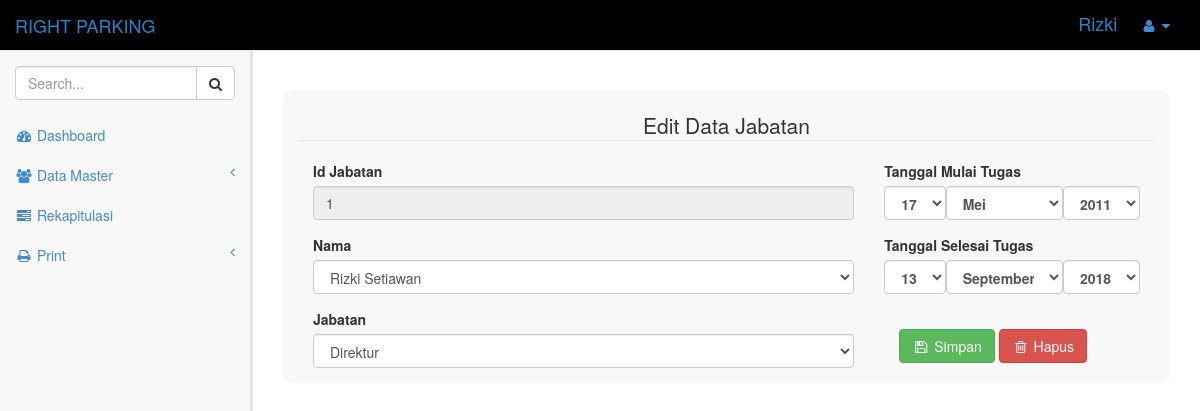
Screenshot of /ejabatan.php?id_jabatan=1 (signed in) with the database file from the repository.
### tables this page shows
CREATE TABLE `tbl_jabatan` (
  `id_jabatan` int(50) NOT NULL,
  `nip` int(50) NOT NULL,
  `jabatan` varchar(50) NOT NULL,
  `tglmulai` int(20) NOT NULL,
  `blnmulai` varchar(20) NOT NULL,
  `tahunmulai` varchar(20) NOT NULL,
  `tglselesai` int(20) NOT NULL,
  `blnselesai` varchar(20) NOT NULL,
  `tahunselesai` varchar(20) NOT NULL
);

### ejabatan.php (the view, shortened to what this page needs)
<?php
    if(!isset($_SESSION['user'])){?>
    <script language="javascript" type="text/javascript">
    alert("Silahkan Login Terlebih Dahulu");
    document.location='login.php';
    </script><?php
    } else {
?>
<!DOCTYPE html>
<html>
<head>
    <link href="css/bootstrap.min.css" rel="stylesheet">
    <link href="font-awesome/css/font-awesome.css" rel="stylesheet">
    <link href="css/sb-admin.css" rel="stylesheet">
</head>
<body >
    <div id="wrapper">
        <nav class="navbar navbar-default navbar-fixed-top" role="navigation" style="margin-bottom: 0; background-color: black;">
            <div class="navbar-header">
                <a class="navbar-brand" href="index.php" style="color: #2883C8;">RIGHT PARKING</a>
            </div>
            <ul class="nav navbar-top-links navbar-right">
                <li style="color:  #2883C8; ">
                    <h4><?php echo $_SESSION['user']; ?></h4>
                </li>
                <li class="dropdown">
                    <a class="dropdown-toggle" data-toggle="dropdown" href="#">
                        <i class="fa fa-user fa-fw"></i>  <i class="fa fa-caret-down"></i>
                    </a>
                </li>
            </ul>
            <div class="navbar-default navbar-static-side" role="navigation" >
                <div class="sidebar-collapse">
                    <ul class="nav" id="side-menu">
                        <li class="sidebar-search">
                            <div class="input-group custom-search-form">
                                <input type="text" class="form-control" placeholder="Search...">
                                <span class="input-group-btn">
                                <button class="btn btn-default" type="button">
                                    <i class="fa fa-search"></i>
                                </button>
                            </span>
                            </div>
                        </li>
                        <li>
                            <a href="index.php"><i class="fa fa-dashboard fa-fw"></i> Dashboard</a>
                        </li>
                        <li>
                            <a href=""><i class="fa fa-users fa-fw"></i> Data Master<span class="fa arrow"></span></a>
                        </li>
                        <li>
                            <a href="rekap.php"><i class="fa fa-tasks fa-fw"></i> Rekapitulasi</a>
                        </li>
                        <li>
                            <a href=""><i class="fa fa-print fa-fw"></i> Print<span class="fa arrow"></span></a>
                        </li>
                    </ul>
                </div>
            </div>
        </nav>
        <div id="page-wrapper">
            <div class="row">
                <div class="col-lg-12"><br><br>
                    <div class="col-md-12 content"  style="background-color: #F8F8F8; border-radius: 10px;"><br>
                            <legend><Center>Edit Data Jabatan</Center></legend>
                      <div class="col-sm-8 content">
                      <form method="POST">
                    <?php
            require_once 'config.php';
              if($_GET['id_jabatan']) {
                $id_jabatan = $_GET['id_jabatan'];
                $sql = "SELECT * FROM tbl_jabatan, tbl_pegawai WHERE id_jabatan= {$id_jabatan} ";
                $result = $connect->query($sql);
                $data = $result->fetch_assoc();
                      }
                ?>
                <div class="form-group">
                <label for="">Id Jabatan</label>
                <input type="text" disabled="true" class="form-control" name="id_jabatan" value="<?php echo $data['id_jabatan'] ?>">
              </div>
              <div class="form-group">
                <label>Nama</label>
                <select class="form-control" name="nip" >
                    <?php
            require_once 'config.php';
            $res=$connect->query("SELECT * FROM tbl_pegawai");
            while ($row=$res->fetch_array()) {
              ?>
              <option value="<?php echo $row['nip'];?>">
                <?php echo $row['nama'];?>
              </option>
              <?php
            }
                   ?> </select>
                </div>
              <div class="form-group">
                <label> Jabatan</label>
                 <select name="jabatan" class="form-control">
                  <option value="<?php echo $data['jabatan'] ?>" <?php if($data['jabatan'] == '<?php echo $data["jabatan"];?>'){ echo 'selected';}?>><?php echo $data['jabatan'];?></option>
                    </select>
              </div>
            </div>
            <div class="col-sm-4" >
              <form action="action">
              <div class="form-group">
                   <label>Tanggal Mulai Tugas</label>
                   <table>
                        <tr>
                            <th>
                            <select name="tglmulai" class="form-control">
                              <option value="<?php echo $data['tglmulai'] ?>" <?php if($data['tglmulai'] == '<?php echo $data["tglmulai"];?>'){ echo 'selected';}?>><?php echo $data['tglmulai'];?></option>
                            </select>
                            </th>
                <th>
                  <select name="blnmulai" class="form-control">
                    <option value="<?php echo $data['blnmulai'] ?>" <?php if($data['blnmulai'] == '<?php echo $data["blnmulai"];?>'){ echo 'selected';}?>><?php echo $data['blnmulai'];?></option>
                    </select>
              </th>
              <th>
                  <select class="form-control" name="tahunmulai">
                    <option value="<?php echo $data['tahunmulai'] ?>" <?php if($data['tahunmulai'] == '<?php echo $data["tahunmulai"];?>'){ echo 'selected';}?>><?php echo $data['tahunmulai'];?></option>
                    ?></select>
              </th>
              </tr>
              </table>
              </div>
              <div class="form-group">
                  <label>Tanggal Selesai Tugas</label>
                <table>
                        <tr>
                            <th>
                            <select name="tglselesai" class="form-control">
                              <option value="<?php echo $data['tglselesai'] ?>" <?php if($data['tglselesai'] == '<?php echo $data["tglselesai"];?>'){ echo 'selected';}?>><?php echo $data['tglselesai'];?></option>
                            </select>
                            </th>
                <th>
                  <select name="blnselesai" class="form-control">
                    <option value="<?php echo $data['blnselesai'] ?>" <?php if($data['blnselesai'] == '<?php echo $data["blnselesai"];?>'){ echo 'selected';}?>><?php echo $data['blnselesai'];?></option>
                    </select>
              </th>
              <th>
                  <select class="form-control" name="tahunselesai">
                    <option value="<?php echo $data['tahunselesai'] ?>" <?php if($data['tahunselesai'] == '<?php echo $data["tahunselesai"];?>'){ echo 'selected';}?>><?php echo $data['tahunselesai'];?></option>
                    ?></select>
              </th>
              </tr>
              </table>
              </div>
           <div class="col-sm-12">
            <br>
             <button type="submit" class="btn btn-success"><i class='fa fa-floppy-o fa-fw'></i>&nbsp;Simpan</button>
             <button type="reset" class="btn btn-danger"><i class='fa fa-trash-o fa-fw'></i>&nbsp;Hapus</button>
             </form>
             <br>
           </div>
          </div>
          </div>
      </div>
    </div>
                    </div>
</body>
</html>
<?php } ?>

### css/sb-admin.css (style rules this page uses)
body { background-color: #f8f8f8; padding-top: 100px; }
@media (min-width:768px) { body { padding-top: 50px; } }
#wrapper { width: 100%; }
#page-wrapper { padding: 0 15px; min-height: 568px; background-color: #fff; }
@media (min-width:768px) { #page-wrapper { position: inherit; margin: 0 0 0 250px; padding: 0 30px; min-height: 1300px; border-left: 3px solid #e7e7e7; } }
.navbar-top-links li { display: inline-block; }
.navbar-top-links li:last-child { margin-right: 15px; }
.navbar-top-links li a { padding: 15px; min-height: 50px; }
.sidebar-search { padding: 15px; }
.arrow { float: right; }
.fa.arrow:before { content: "\f104"; }
@media (min-width:768px) { .navbar-static-side { z-index: 1; position: absolute; width: 250px; margin-top: 51px; } }

### rows the page displays
tbl_jabatan: id_jabatan "1", jabatan "Direktur", tglmulai "17", blnmulai "Mei", tahunmulai "2011", tglselesai "13", blnselesai "September", tahunselesai "2018"

### other values shown
$_SESSION['user'] "Rizki"
form field nip "Rizki Setiawan"
